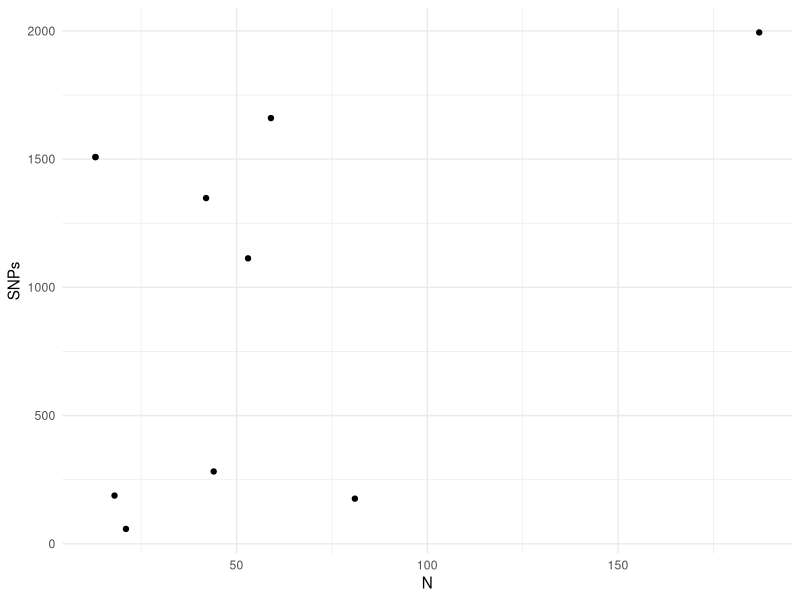

Recreate this plot in R.
## ---- chunk 1
#| label: startup
library( tidyverse )
library( ggrepel )
theme_set( theme_minimal() )
## ---- chunk 2
#| echo: false
tribble( ~Population, ~N, ~Sites, ~SNPs,
         "S", 187, 15089, 1994,
         "P", 59, 10730, 1660,
         "J", 13, 9367, 1508,
         "K", 13, 9367, 1508,
         "R", 42, 10294, 1348,
         "W", 53, 10891, 1113,
         "O", 44, 11338, 282,
         "Q", 18, 7100, 188,
         "T", 81, 11986, 176,
         "V", 21, 8586, 58) %>% 
  ggplot( aes(N,SNPs,label=Population) ) + 
  geom_point()
  
  
